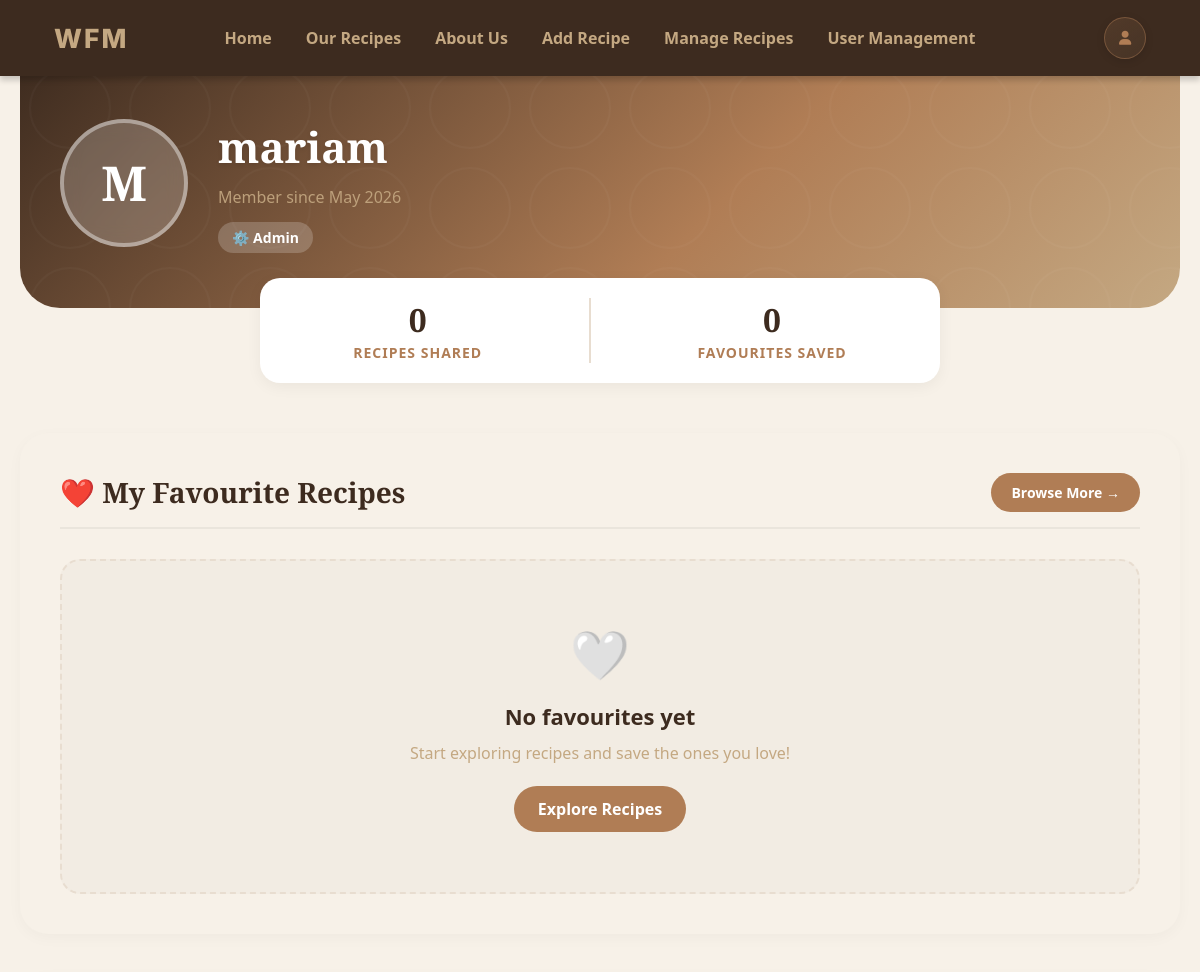
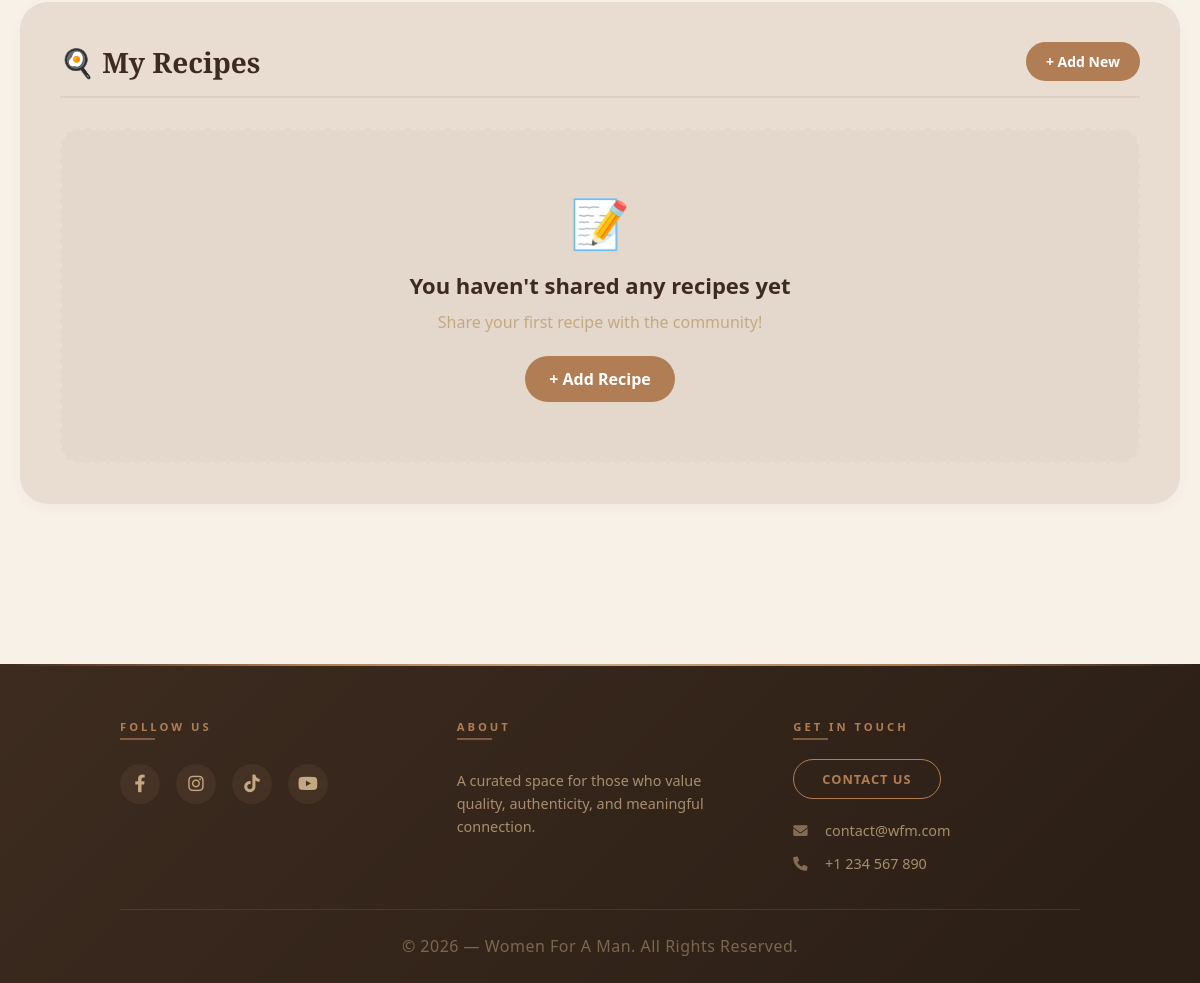
The page /profile/ (signed in) on the database as committed earlier (2 pictures, top to bottom).
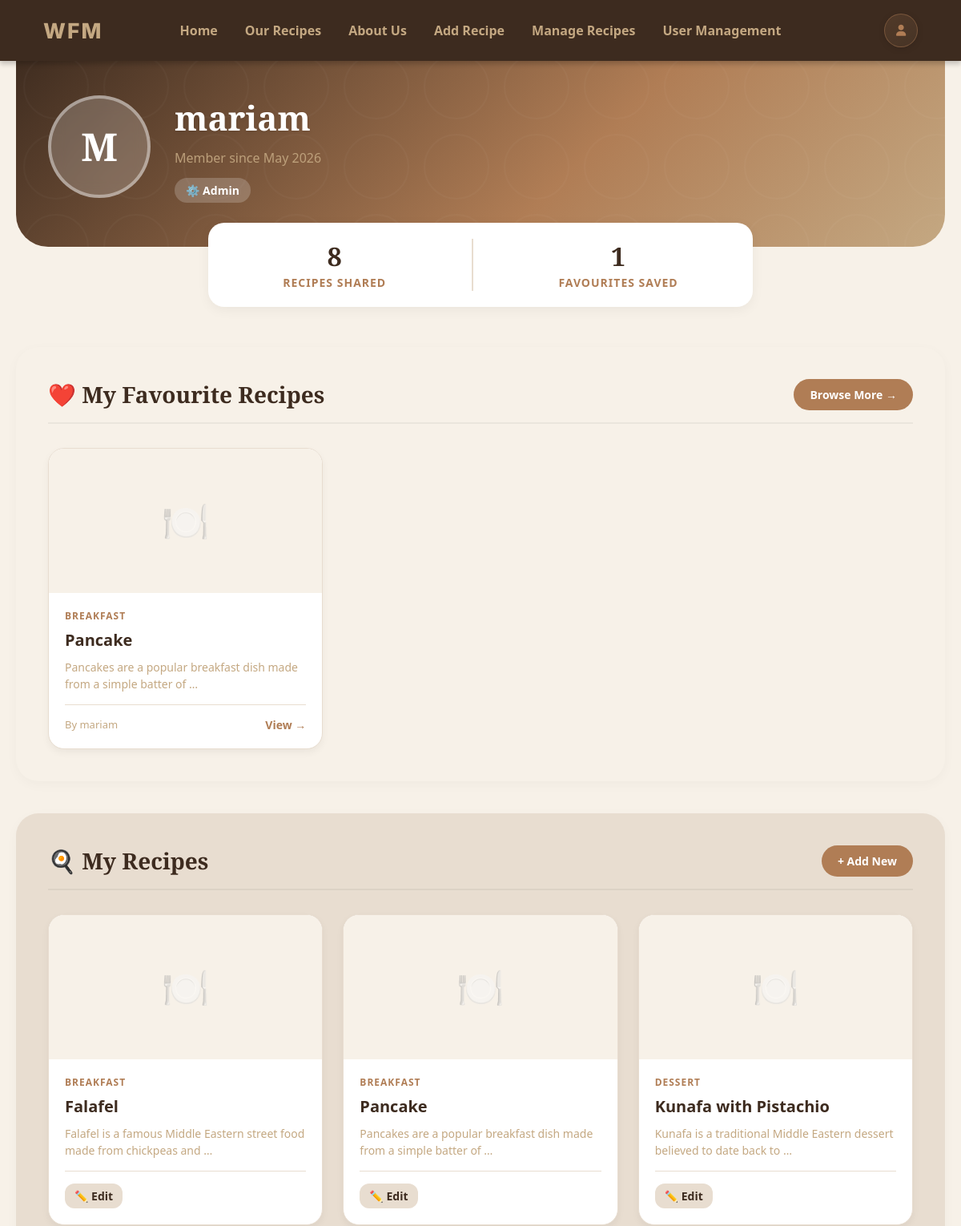
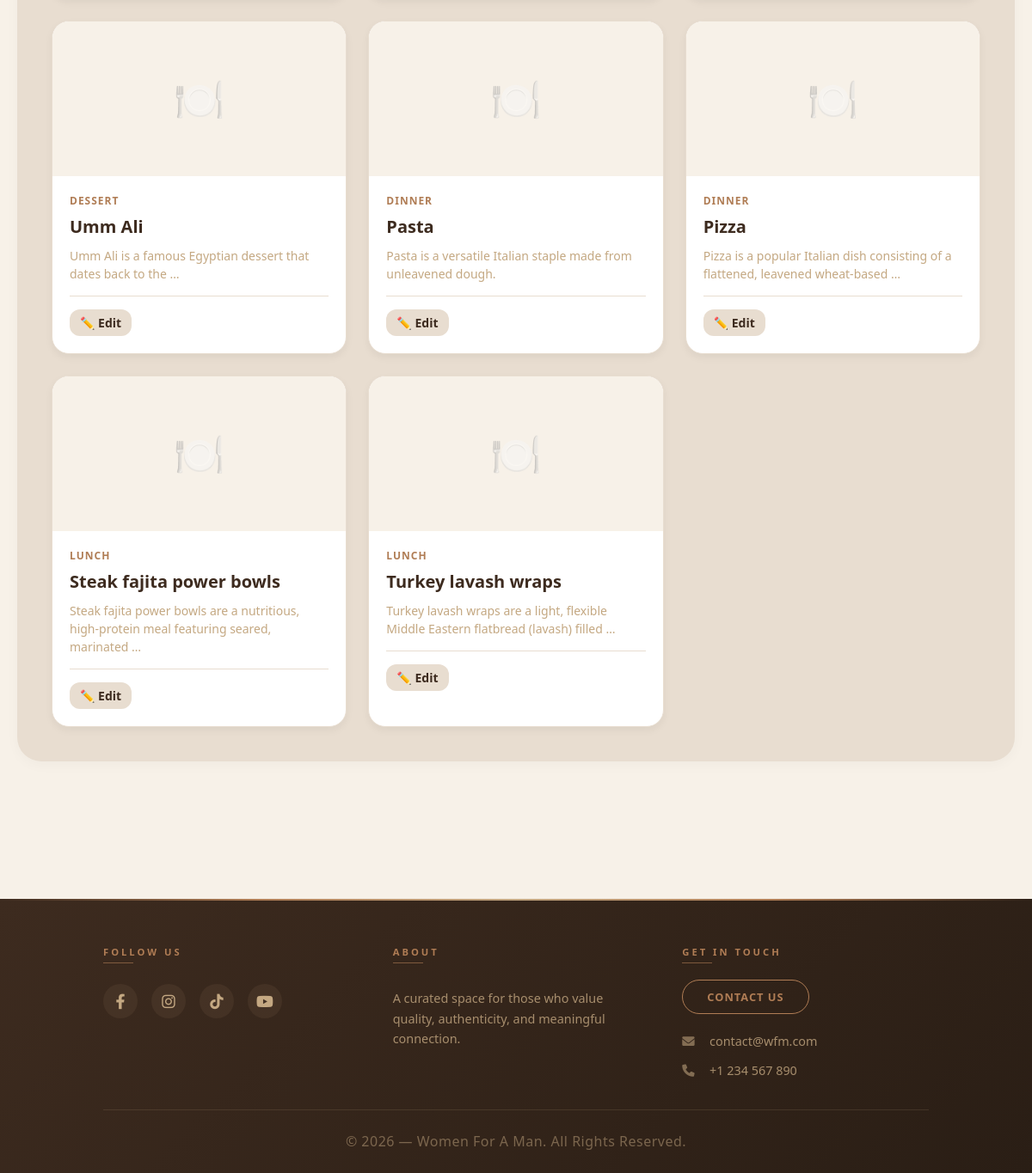
The same page on the database as committed later (2 pictures, top to bottom).
### main/models.py (models this page shows, shortened)
class User(AbstractUser):
    username = models.CharField(
        max_length=150,
        unique=True,
        help_text='Required. 150 characters or fewer.',
        error_messages={
            'unique': "A user with that username already exists.",
        },
    )
    profile_picture = models.ImageField(
        upload_to='profiles/',
        blank=True,
        null=True
    )
    bio = models.TextField(blank=True, null=True)
    groups = models.ManyToManyField(
        'auth.Group',
        related_name='main_user_set',
        blank=True
    )
    user_permissions = models.ManyToManyField(
        'auth.Permission',
        related_name='main_user_set',
        blank=True
    )

class Favourite(models.Model):
    user = models.ForeignKey(
        User,
        on_delete=models.CASCADE,
        related_name='favourites'
    )
    recipe = models.ForeignKey(
        Recipe,
        on_delete=models.CASCADE,
        related_name='favourited_by'
    )
    added_at = models.DateTimeField(auto_now_add=True)
    class Meta:
        unique_together = ('user', 'recipe')

class Recipe(models.Model):
    title = models.CharField(max_length=200)
    description = models.TextField()
    ingredients = models.TextField()
    instructions = models.TextField()
    image = models.ImageField(upload_to='recipes/', blank=True, null=True)
    created_at = models.DateTimeField(auto_now_add=True)
    updated_at = models.DateTimeField(auto_now=True)
    author = models.ForeignKey(
        User,
        on_delete=models.CASCADE,
        related_name='recipes'
    )
    category = models.ForeignKey(
        Category,
        on_delete=models.SET_NULL,
        null=True,
        related_name='recipes'
    )

class Category(models.Model):
    name = models.CharField(max_length=100)
    description = models.TextField(blank=True, null=True)
    class Meta:
        verbose_name_plural = "Categories"

### main/views.py (the view)
@login_required
def profile_view(request):
    favourite_recipes = Favourite.objects.filter(
        user=request.user
    ).select_related('recipe', 'recipe__author', 'recipe__category').order_by('-added_at')
    return render(request, 'main/profile.html', {
        'favourite_recipes': favourite_recipes,
    })

### main/templates/main/profile.html (shortened to what the changed rows need)
{% extends 'main/base.html' %}
{% load static %}
{% block extra_css %}
<link rel="stylesheet" href="{% static 'main/css/profile.css' %}">
{% endblock %}
{% block content %}
<div class="profile-page">
  <div class="profile-hero">
    <div class="profile-hero-inner">
      <div class="profile-avatar">
        <span class="profile-avatar-letter">{{ user.username|first|upper }}</span>
      </div>
      <div class="profile-hero-info">
        <h1 class="profile-username">{{ user.username }}</h1>
        <p class="profile-member-since">Member since {{ user.date_joined|date:"F Y" }}</p>
        <span class="profile-badge">{% if user.is_staff %}⚙️ Admin{% else %}🍳 Home Chef{% endif %}</span>
      </div>
    </div>
  </div>
  <div class="profile-stats-bar">
    <div class="profile-stat">
      <span class="stat-number">{{ user.recipes.count }}</span>
      <span class="stat-label">Recipes Shared</span>
    </div>
    <div class="profile-stat">
      <span class="stat-number">{{ favourite_recipes.count }}</span>
      <span class="stat-label">Favourites Saved</span>
    </div>
  </div>
  <section class="profile-section">
    <div class="profile-section-header">
      <h2 class="profile-section-title">❤️ My Favourite Recipes</h2>
    </div>
    {% if favourite_recipes %}
    <div class="profile-recipes-grid">
      {% for fav in favourite_recipes %}
      <div class="profile-recipe-card">
        {% if fav.recipe.image %}
        <div class="profile-card-img-wrap">
          <img src="{{ fav.recipe.image.url }}" alt="{{ fav.recipe.title }}" class="profile-card-img">
        </div>
        {% else %}
        <div class="profile-card-img-wrap profile-card-no-img">
          <span class="profile-card-emoji">🍽️</span>
        </div>
        {% endif %}
        <div class="profile-card-body">
          <span class="profile-card-category">{{ fav.recipe.category.name|default:"Uncategorized" }}</span>
          <h3 class="profile-card-title">{{ fav.recipe.title }}</h3>
          <p class="profile-card-desc">{{ fav.recipe.description|truncatewords:12 }}</p>
          <div class="profile-card-footer">
            <span class="profile-card-author">By {{ fav.recipe.author.username }}</span>
            <a  class="profile-card-link" href="{% url 'recipe_detail' fav.recipe.id %}">
              View →</a>
          </div>
        </div>
      </div>
      {% endfor %}
    </div>
    {% else %}
    <div class="profile-empty">
      <div class="profile-empty-icon">🤍</div>
      <h3 class="profile-empty-title">No favourites yet</h3>
      <p class="profile-empty-text">Start exploring recipes and save the ones you love!</p>
      <a href="{% url 'recipes' %}" class="profile-empty-btn">Explore Recipes</a>
    </div>
    {% endif %}
  </section>
  <section class="profile-section bg-linen">
    <div class="profile-section-header">
      <h2 class="profile-section-title">🍳 My Recipes</h2>
    </div>
    {% if user.recipes.all %}
    <div class="profile-recipes-grid">
      {% for recipe in user.recipes.all %}
      <div class="profile-recipe-card">
        {% if recipe.image %}
        <div class="profile-card-img-wrap">
          <img src="{{ recipe.image.url }}" alt="{{ recipe.title }}" class="profile-card-img">
        </div>
        {% else %}
        <div class="profile-card-img-wrap profile-card-no-img">
          <span class="profile-card-emoji">🍽️</span>
        </div>
        {% endif %}
        <div class="profile-card-body">
          <span class="profile-card-category">{{ recipe.category.name|default:"Uncategorized" }}</span>
          <h3 class="profile-card-title">{{ recipe.title }}</h3>
          <p class="profile-card-desc">{{ recipe.description|truncatewords:12 }}</p>
          <div class="profile-card-footer">
            <a href="{% url 'edit_recipe' recipe.id %}" class="profile-edit-btn">✏️ Edit</a>
          </div>
        </div>
      </div>
      {% endfor %}
    </div>
    {% else %}
    <div class="profile-empty">
      <div class="profile-empty-icon">📝</div>
      <h3 class="profile-empty-title">You haven't shared any recipes yet</h3>
      <p class="profile-empty-text">Share your first recipe with the community!</p>
      <a href="{% url 'add_recipe' %}" class="profile-empty-btn">+ Add Recipe</a>
    </div>
    {% endif %}
  </section>
</div>
{% endblock %}

Rows that differ between the two databases and show on the page:
changed User "mariam": recipes.count "0" → "8"
added Favourite: recipe.category.name "BREAKFAST", recipe "Pancake", recipe.description "Pancakes are a popular breakfast dish made from a simple batter of …", recipe.author.username "mariam"
added Recipe: category.name "BREAKFAST", title "Falafel", description "Falafel is a famous Middle Eastern street food made from chickpeas and …"
added Recipe: category.name "BREAKFAST", title "Pancake", description "Pancakes are a popular breakfast dish made from a simple batter of …"
added Recipe: category.name "DESSERT", title "Kunafa with Pistachio", description "Kunafa is a traditional Middle Eastern dessert believed to date back to …"
added Recipe: category.name "DESSERT", title "Umm Ali", description "Umm Ali is a famous Egyptian dessert that dates back to the …"
added Recipe: category.name "DINNER", title "Pasta", description "Pasta is a versatile Italian staple made from unleavened dough."
added Recipe: category.name "DINNER", title "Pizza", description "Pizza is a popular Italian dish consisting of a flattened, leavened wheat-based …"
added Recipe: category.name "LUNCH", title "Steak fajita power bowls", description "Steak fajita power bowls are a nutritious, high-protein meal featuring seared, marinated …"
added Recipe: category.name "LUNCH", title "Turkey lavash wraps", description "Turkey lavash wraps are a light, flexible Middle Eastern flatbread (lavash) filled …"
Other text that changed with them:
{{ favourite_recipes.count }}: "0" → "1"
text no longer shown: "🤍 No favourites yet Start exploring recipes and save the ones you love! Explore Recipes 📝 You haven't shared any recipes yet Share your first recipe with the community! + Add Recipe"
